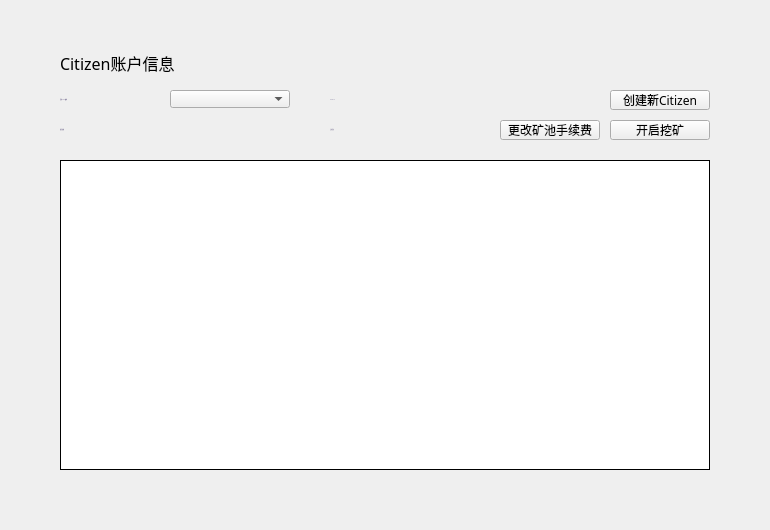
<?xml version="1.0" encoding="UTF-8"?>
<ui version="4.0">
 <class>CitizenAccountPage</class>
 <widget class="QWidget" name="CitizenAccountPage">
  <property name="geometry">
   <rect>
    <x>0</x>
    <y>0</y>
    <width>770</width>
    <height>530</height>
   </rect>
  </property>
  <property name="windowTitle">
   <string>Form</string>
  </property>
  <widget class="QLabel" name="title_label">
   <property name="geometry">
    <rect>
     <x>60</x>
     <y>50</y>
     <width>300</width>
     <height>26</height>
    </rect>
   </property>
   <property name="font">
    <font>
     <family>微软雅黑</family>
     <pointsize>12</pointsize>
     <weight>50</weight>
     <italic>false</italic>
     <bold>false</bold>
    </font>
   </property>
   <property name="styleSheet">
    <string notr="true"/>
   </property>
   <property name="text">
    <string>Citizen账户信息</string>
   </property>
  </widget>
  <widget class="QLabel" name="label">
   <property name="geometry">
    <rect>
     <x>60</x>
     <y>90</y>
     <width>100</width>
     <height>18</height>
    </rect>
   </property>
   <property name="font">
    <font>
     <family>Microsoft YaHei UI Light</family>
     <pointsize>-1</pointsize>
     <weight>50</weight>
     <italic>false</italic>
     <bold>false</bold>
    </font>
   </property>
   <property name="styleSheet">
    <string notr="true">QLabel{color: rgb(137,129,161);
font: 11px &quot;Microsoft YaHei UI Light&quot;;}</string>
   </property>
   <property name="text">
    <string>当前Citizen账号</string>
   </property>
   <property name="alignment">
    <set>Qt::AlignLeading|Qt::AlignLeft|Qt::AlignVCenter</set>
   </property>
  </widget>
  <widget class="QComboBox" name="accountComboBox">
   <property name="geometry">
    <rect>
     <x>170</x>
     <y>90</y>
     <width>120</width>
     <height>18</height>
    </rect>
   </property>
   <property name="font">
    <font>
     <family>微软雅黑</family>
     <weight>50</weight>
     <bold>false</bold>
    </font>
   </property>
   <property name="focusPolicy">
    <enum>Qt::NoFocus</enum>
   </property>
   <property name="styleSheet">
    <string notr="true"/>
   </property>
  </widget>
  <widget class="QLabel" name="idLabel2">
   <property name="geometry">
    <rect>
     <x>330</x>
     <y>90</y>
     <width>100</width>
     <height>18</height>
    </rect>
   </property>
   <property name="font">
    <font>
     <family>Microsoft YaHei UI Light</family>
     <pointsize>-1</pointsize>
     <weight>50</weight>
     <italic>false</italic>
     <bold>false</bold>
    </font>
   </property>
   <property name="styleSheet">
    <string notr="true">QLabel{color: rgb(137,129,161);
font: 11px &quot;Microsoft YaHei UI Light&quot;;}</string>
   </property>
   <property name="text">
    <string>CITIZEN ID</string>
   </property>
   <property name="alignment">
    <set>Qt::AlignLeading|Qt::AlignLeft|Qt::AlignVCenter</set>
   </property>
  </widget>
  <widget class="QLabel" name="idLabel">
   <property name="geometry">
    <rect>
     <x>430</x>
     <y>90</y>
     <width>100</width>
     <height>18</height>
    </rect>
   </property>
   <property name="font">
    <font>
     <family>Microsoft YaHei UI Light</family>
     <pointsize>-1</pointsize>
     <weight>50</weight>
     <italic>false</italic>
     <bold>false</bold>
    </font>
   </property>
   <property name="styleSheet">
    <string notr="true">QLabel{color: rgb(137,129,161);
font: 11px &quot;Microsoft YaHei UI Light&quot;;}</string>
   </property>
   <property name="text">
    <string/>
   </property>
   <property name="alignment">
    <set>Qt::AlignLeading|Qt::AlignLeft|Qt::AlignVCenter</set>
   </property>
  </widget>
  <widget class="QTableWidget" name="lockBalanceTableWidget">
   <property name="geometry">
    <rect>
     <x>60</x>
     <y>160</y>
     <width>650</width>
     <height>310</height>
    </rect>
   </property>
   <property name="cursor" stdset="0">
    <cursorShape>ArrowCursor</cursorShape>
   </property>
   <property name="layoutDirection">
    <enum>Qt::LeftToRight</enum>
   </property>
   <property name="styleSheet">
    <string notr="true"/>
   </property>
   <property name="frameShape">
    <enum>QFrame::Box</enum>
   </property>
   <property name="frameShadow">
    <enum>QFrame::Plain</enum>
   </property>
   <property name="verticalScrollBarPolicy">
    <enum>Qt::ScrollBarAsNeeded</enum>
   </property>
   <property name="horizontalScrollBarPolicy">
    <enum>Qt::ScrollBarAlwaysOff</enum>
   </property>
   <property name="autoScroll">
    <bool>true</bool>
   </property>
   <property name="editTriggers">
    <set>QAbstractItemView::NoEditTriggers</set>
   </property>
   <property name="selectionMode">
    <enum>QAbstractItemView::NoSelection</enum>
   </property>
   <property name="iconSize">
    <size>
     <width>19</width>
     <height>12</height>
    </size>
   </property>
   <property name="showGrid">
    <bool>true</bool>
   </property>
   <property name="gridStyle">
    <enum>Qt::SolidLine</enum>
   </property>
   <attribute name="horizontalHeaderVisible">
    <bool>false</bool>
   </attribute>
   <attribute name="horizontalHeaderCascadingSectionResizes">
    <bool>false</bool>
   </attribute>
   <attribute name="horizontalHeaderHighlightSections">
    <bool>false</bool>
   </attribute>
   <attribute name="verticalHeaderVisible">
    <bool>false</bool>
   </attribute>
   <attribute name="verticalHeaderHighlightSections">
    <bool>false</bool>
   </attribute>
   <column>
    <property name="text">
     <string>币种</string>
    </property>
    <property name="font">
     <font>
      <family>微软雅黑</family>
     </font>
    </property>
    <property name="textAlignment">
     <set>AlignCenter</set>
    </property>
   </column>
   <column>
    <property name="text">
     <string>当前已质押金额</string>
    </property>
    <property name="font">
     <font>
      <family>微软雅黑</family>
     </font>
    </property>
    <property name="textAlignment">
     <set>AlignCenter</set>
    </property>
   </column>
  </widget>
  <widget class="QToolButton" name="newCitizenBtn">
   <property name="geometry">
    <rect>
     <x>610</x>
     <y>90</y>
     <width>100</width>
     <height>20</height>
    </rect>
   </property>
   <property name="font">
    <font>
     <family>微软雅黑</family>
     <weight>50</weight>
     <italic>false</italic>
     <bold>false</bold>
    </font>
   </property>
   <property name="cursor">
    <cursorShape>PointingHandCursor</cursorShape>
   </property>
   <property name="focusPolicy">
    <enum>Qt::NoFocus</enum>
   </property>
   <property name="styleSheet">
    <string notr="true"/>
   </property>
   <property name="text">
    <string>创建新Citizen</string>
   </property>
  </widget>
  <widget class="QLabel" name="idLabel2_2">
   <property name="geometry">
    <rect>
     <x>60</x>
     <y>120</y>
     <width>100</width>
     <height>18</height>
    </rect>
   </property>
   <property name="font">
    <font>
     <family>Microsoft YaHei UI Light</family>
     <pointsize>-1</pointsize>
     <weight>50</weight>
     <italic>false</italic>
     <bold>false</bold>
    </font>
   </property>
   <property name="styleSheet">
    <string notr="true">QLabel{color: rgb(137,129,161);
font: 11px &quot;Microsoft YaHei UI Light&quot;;}</string>
   </property>
   <property name="text">
    <string>总出块数</string>
   </property>
   <property name="alignment">
    <set>Qt::AlignLeading|Qt::AlignLeft|Qt::AlignVCenter</set>
   </property>
  </widget>
  <widget class="QLabel" name="totalProducedLabel">
   <property name="geometry">
    <rect>
     <x>170</x>
     <y>120</y>
     <width>100</width>
     <height>18</height>
    </rect>
   </property>
   <property name="font">
    <font>
     <family>Microsoft YaHei UI Light</family>
     <pointsize>-1</pointsize>
     <weight>50</weight>
     <italic>false</italic>
     <bold>false</bold>
    </font>
   </property>
   <property name="styleSheet">
    <string notr="true">QLabel{color: rgb(137,129,161);
font: 11px &quot;Microsoft YaHei UI Light&quot;;}</string>
   </property>
   <property name="text">
    <string/>
   </property>
   <property name="alignment">
    <set>Qt::AlignLeading|Qt::AlignLeft|Qt::AlignVCenter</set>
   </property>
  </widget>
  <widget class="QLabel" name="idLabel2_3">
   <property name="geometry">
    <rect>
     <x>330</x>
     <y>120</y>
     <width>100</width>
     <height>18</height>
    </rect>
   </property>
   <property name="font">
    <font>
     <family>Microsoft YaHei UI Light</family>
     <pointsize>-1</pointsize>
     <weight>50</weight>
     <italic>false</italic>
     <bold>false</bold>
    </font>
   </property>
   <property name="styleSheet">
    <string notr="true">QLabel{color: rgb(137,129,161);
font: 11px &quot;Microsoft YaHei UI Light&quot;;}</string>
   </property>
   <property name="text">
    <string>上次出块</string>
   </property>
   <property name="alignment">
    <set>Qt::AlignLeading|Qt::AlignLeft|Qt::AlignVCenter</set>
   </property>
  </widget>
  <widget class="QLabel" name="lastBlockLabel">
   <property name="geometry">
    <rect>
     <x>430</x>
     <y>120</y>
     <width>100</width>
     <height>18</height>
    </rect>
   </property>
   <property name="font">
    <font>
     <family>Microsoft YaHei UI Light</family>
     <pointsize>-1</pointsize>
     <weight>50</weight>
     <italic>false</italic>
     <bold>false</bold>
    </font>
   </property>
   <property name="styleSheet">
    <string notr="true">QLabel{color: rgb(137,129,161);
font: 11px &quot;Microsoft YaHei UI Light&quot;;}</string>
   </property>
   <property name="text">
    <string/>
   </property>
   <property name="alignment">
    <set>Qt::AlignLeading|Qt::AlignLeft|Qt::AlignVCenter</set>
   </property>
  </widget>
  <widget class="QToolButton" name="startMineBtn">
   <property name="geometry">
    <rect>
     <x>610</x>
     <y>120</y>
     <width>100</width>
     <height>20</height>
    </rect>
   </property>
   <property name="font">
    <font>
     <family>微软雅黑</family>
     <weight>50</weight>
     <italic>false</italic>
     <bold>false</bold>
    </font>
   </property>
   <property name="cursor">
    <cursorShape>PointingHandCursor</cursorShape>
   </property>
   <property name="focusPolicy">
    <enum>Qt::NoFocus</enum>
   </property>
   <property name="styleSheet">
    <string notr="true"/>
   </property>
   <property name="text">
    <string>开启挖矿</string>
   </property>
  </widget>
  <widget class="QToolButton" name="changeFeeBtn">
   <property name="geometry">
    <rect>
     <x>500</x>
     <y>120</y>
     <width>100</width>
     <height>20</height>
    </rect>
   </property>
   <property name="font">
    <font>
     <family>微软雅黑</family>
     <weight>50</weight>
     <italic>false</italic>
     <bold>false</bold>
    </font>
   </property>
   <property name="cursor">
    <cursorShape>PointingHandCursor</cursorShape>
   </property>
   <property name="focusPolicy">
    <enum>Qt::NoFocus</enum>
   </property>
   <property name="styleSheet">
    <string notr="true"/>
   </property>
   <property name="text">
    <string>更改矿池手续费</string>
   </property>
  </widget>
  <widget class="QStackedWidget" name="stackedWidget">
   <property name="geometry">
    <rect>
     <x>0</x>
     <y>490</y>
     <width>770</width>
     <height>40</height>
    </rect>
   </property>
  </widget>
 </widget>
 <resources/>
 <connections/>
</ui>
